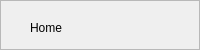
<?xml version="1.0" encoding="UTF-8"?>
<ui version="4.0">
 <class>base</class>
 <widget class="QFrame" name="base">
  <property name="geometry">
   <rect>
    <x>0</x>
    <y>0</y>
    <width>200</width>
    <height>50</height>
   </rect>
  </property>
  <property name="minimumSize">
   <size>
    <width>0</width>
    <height>0</height>
   </size>
  </property>
  <property name="windowTitle">
   <string>Frame</string>
  </property>
  <property name="frameShape">
   <enum>QFrame::Shape::StyledPanel</enum>
  </property>
  <widget class="QLabel" name="button_label">
   <property name="geometry">
    <rect>
     <x>30</x>
     <y>20</y>
     <width>58</width>
     <height>16</height>
    </rect>
   </property>
   <property name="text">
    <string>Home</string>
   </property>
  </widget>
 </widget>
 <resources/>
 <connections/>
</ui>
